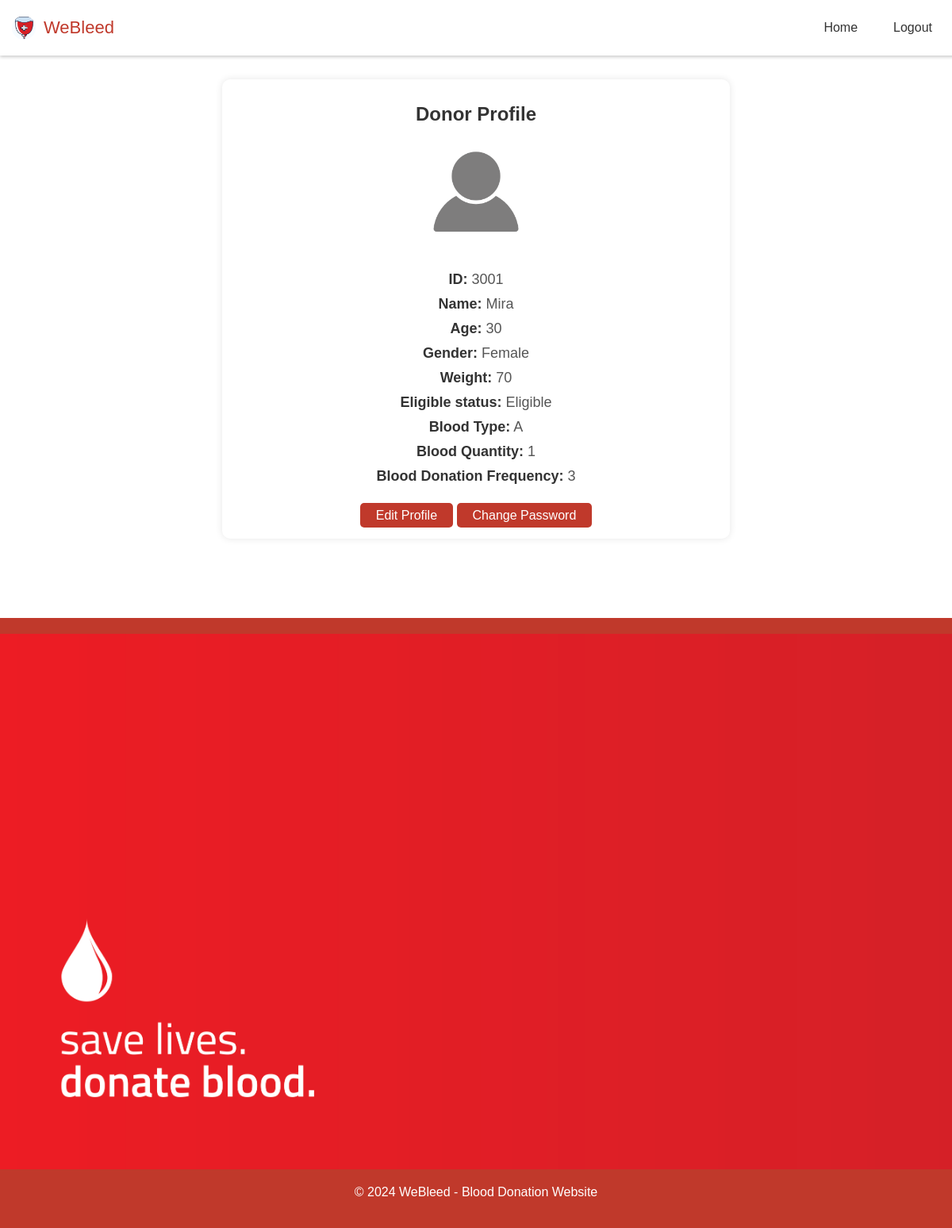
The app's page /donor_profile.php (signed in) with its own data.
### tables this page shows
CREATE TABLE `donor` (
  `donID` int(4) NOT NULL,
  `donPassword` varchar(20) NOT NULL,
  `donName` varchar(45) NOT NULL,
  `donGender` char(1) NOT NULL,
  `donAge` int(3) NOT NULL,
  `donBloodType` varchar(2) NOT NULL,
  `donBloodQty` int(3) NOT NULL,
  `donWeight` int(3) NOT NULL,
  `donFrequency` int(1) NOT NULL,
  `eligibleStatus` char(1) NOT NULL,
  `staffID` int(4) NOT NULL,
  `rewardID` int(4) NOT NULL
);

### donor_profile.php (the view, shortened to what this page needs)
<?php
include('connection.php');
$donid = $_SESSION['donID'];
$query = "SELECT * FROM donor WHERE donID = '$donid'";
$result = mysqli_query($condb, $query);
if ($result && mysqli_num_rows($result) > 0) {
    $donor = mysqli_fetch_assoc($result);
} else {
    echo "Error fetching donor data.";
    exit();
}
?>
<!DOCTYPE html>
<html lang="en">
<head>
    <link rel="stylesheet" href="style.css">
</head>
<body>
    <nav class="navbar">
        <div class="logo_item">
            <img src="logo.jpg" alt="Company Logo">
            <span>WeBleed</span>
        </div>
        <div class="navbar_content">
            <ul>
                <li><a href="home_donor.php">Home</a></li>
                <li><a href="logout.php">Logout</a></li>
            </ul>
        </div>
    </nav>
    <div class="profile-container">
        <h2>Donor Profile</h2>
        <div class="profile-pic">
                <img src="nopfp.png" alt="Profile Picture">
        </div>
        <div class="profile-info">
            <p><strong>ID:</strong> <?php echo $donor['donID']; ?></p>
            <p><strong>Name:</strong> <?php echo $donor['donName']; ?></p>
            <p><strong>Age:</strong> <?php echo $donor['donAge']; ?></p>
            <p><strong>Gender:</strong>
            <?php
            if ($donor['donGender'] == 'M') {
                echo 'Male';
            } elseif ($donor['donGender'] == 'F') {
                echo 'Female';
            }
            ?>
            </p>
            <p><strong>Weight:</strong> <?php echo $donor['donWeight']; ?></p>
            <p><strong>Eligible status:</strong>
            <?php
            if ($donor['eligibleStatus'] == 'Y') {
                echo 'Eligible';
            }
            ?>
            <p><strong>Blood Type:</strong> <?php echo $donor['donBloodType']; ?></p>
            <p><strong>Blood Quantity:</strong> <?php echo $donor['donBloodQty']; ?></p>
            <p><strong>Blood Donation Frequency:</strong> <?php echo $donor['donFrequency']; ?></p>
        </div>
        <div class="profile-actions">
            <a href="donor_edit_profile.php" class="button">Edit Profile</a>
            <a href="donor_change_password.php" class="button">Change Password</a>
        </div>
    </div>
    <footer>
        <img src="bottom.png" alt="Footer Image">
        <p>&copy; 2024 WeBleed - Blood Donation Website</p>
    </footer>
</body>
</html>

### style.css (style rules this page uses)
body { font-family: Arial, sans-serif; margin: 0; padding: 0; background-color: white; color: #333; background-image: none; background-size: cover; }
h2 { text-align: center; color: #c0392b; margin-top: 10px; margin-bottom: 10px; }
footer { background-color: #c0392b; color: #fff; text-align: center; padding: 20px 0; }
footer img { width: 100%; height: auto; max-width: 100%; }
.navbar { position: fixed; top: 0; width: 100%; background-color: #fff; display: flex; justify-content: space-between; align-items: center; padding: 20px 5px; z-index: 1000; box-shadow: 0 2px 4px rgba(0, 0, 0, 0.2); }
.logo_item { display: flex; align-items: center; column-gap: 10px; font-size: 22px; font-weight: 500; color: #c0392b; margin-left: 5px; }
.navbar img { width: 30px; height: 30px; border-radius: 50%; margin-left: 5px; }
.navbar_content ul { margin: 0; padding: 0; list-style: none; display: flex; }
.navbar_content li { margin-left: 15px; }
.navbar_content a { text-decoration: none; color: #333; padding: 10px 15px; transition: color 0.3s ease; }
.profile-container { max-width: 600px; margin: 100px auto; padding: 20px; background-color: #fff; border-radius: 10px; box-shadow: 0 0 10px rgba(0, 0, 0, 0.1); text-align: center; }
.profile-container h2 { margin-bottom: 10px; font-size: 24px; color: #333; }
.profile-info p { margin: 10px 0; font-size: 18px; color: #555; }
.profile-info strong { color: #333; }
.profile-actions { margin-top: 30px; }
.profile-actions .button { padding: 7px 20px; background-color: #c0392b; color: #fff; border: none; border-radius: 5px; cursor: pointer; text-decoration: none; font-size: 16px; transition: background-color 0.3s ease; }
.profile-pic img { width: 150px; height: 150px; border-radius: 50%; margin-bottom: 10px; }

### records on screen
donor: donID "3001", donName "Mira", donAge "30", donWeight "70", donBloodType "A", donBloodQty "1", donFrequency "3"
